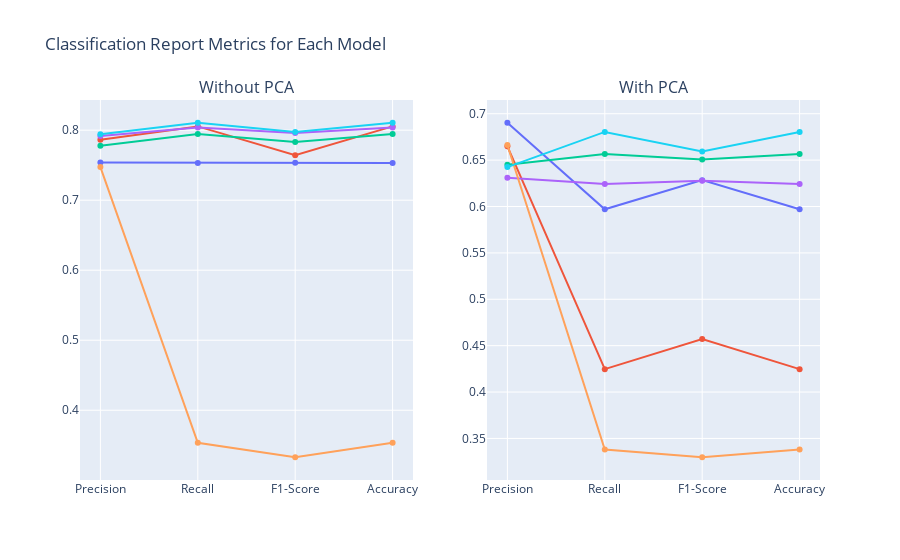

Notebook cell for this chart:
### Code cell
bump_data = report_df.reset_index().melt(id_vars='index', var_name='Metric', value_name='Score')
bump_data.rename(columns={'index': 'Model'}, inplace=True)
fig = px.line(bump_data, x='Metric', y='Score', color='Model', markers=True, line_shape='linear')
fig.update_layout(title='Classification Report Metrics for Each Model', xaxis_title='Metric', yaxis_title='Score')
bump_data_pca = report_df_pca.reset_index().melt(id_vars='index', var_name='Metric', value_name='Score')
bump_data_pca.rename(columns={'index': 'Model'}, inplace=True)
fig_pca = px.line(bump_data_pca, x='Metric', y='Score', color='Model', markers=True, line_shape='linear')
fig_pca.update_layout(title='Classification Report Metrics for Each Model (With PCA)', xaxis_title='Metric', yaxis_title='Score')


fig_combined = make_subplots(rows=1, cols=2, subplot_titles=('Without PCA', 'With PCA'))

for trace in fig.data:
    fig_combined.add_trace(trace, row=1, col=1)

for trace in fig_pca.data:
    fig_combined.add_trace(trace, row=1, col=2)

fig_combined.update_layout(title_text='Classification Report Metrics for Each Model', showlegend=False)
fig_combined.show()

### Figure 1 — Plotly figure (JSON) as saved in the notebook; plotly's stock layout.template omitted (floating-point values rounded to 4 significant figures)
{"data": [{"hovertemplate": "Model=KNN<br>Metric=%{x}<br>Score=%{y}<extra></extra>", "legendgroup": "KNN", "line": {"color": "#636efa", "dash": "solid", "shape": "linear"}, "marker": {"symbol": "circle"}, "mode": "lines+markers", "name": "KNN", "orientation": "v", "showlegend": true, "type": "scatter", "x": ["Precision", "Recall", "F1-Score", "Accuracy"], "xaxis": "x", "y": [0.7537, 0.7532, 0.7535, 0.7532], "yaxis": "y"}, {"hovertemplate": "Model=SVM<br>Metric=%{x}<br>Score=%{y}<extra></extra>", "legendgroup": "SVM", "line": {"color": "#EF553B", "dash": "solid", "shape": "linear"}, "marker": {"symbol": "circle"}, "mode": "lines+markers", "name": "SVM", "orientation": "v", "showlegend": true, "type": "scatter", "x": ["Precision", "Recall", "F1-Score", "Accuracy"], "xaxis": "x", "y": [0.7863, 0.8054, 0.7641, 0.8054], "yaxis": "y"}, {"hovertemplate": "Model=Decision Tree<br>Metric=%{x}<br>Score=%{y}<extra></extra>", "legendgroup": "Decision Tree", "line": {"color": "#00cc96", "dash": "solid", "shape": "linear"}, "marker": {"symbol": "circle"}, "mode": "lines+markers", "name": "Decision Tree", "orientation": "v", "showlegend": true, "type": "scatter", "x": ["Precision", "Recall", "F1-Score", "Accuracy"], "xaxis": "x", "y": [0.7777, 0.7946, 0.783, 0.7946], "yaxis": "y"}, {"hovertemplate": "Model=Random Forest<br>Metric=%{x}<br>Score=%{y}<extra></extra>", "legendgroup": "Random Forest", "line": {"color": "#ab63fa", "dash": "solid", "shape": "linear"}, "marker": {"symbol": "circle"}, "mode": "lines+markers", "name": "Random Forest", "orientation": "v", "showlegend": true, "type": "scatter", "x": ["Precision", "Recall", "F1-Score", "Accuracy"], "xaxis": "x", "y": [0.7917, 0.8038, 0.796, 0.8038], "yaxis": "y"}, {"hovertemplate": "Model=Naive Bayes<br>Metric=%{x}<br>Score=%{y}<extra></extra>", "legendgroup": "Naive Bayes", "line": {"color": "#FFA15A", "dash": "solid", "shape": "linear"}, "marker": {"symbol": "circle"}, "mode": "lines+markers", "name": "Naive Bayes", "orientation": "v", "showlegend": true, "type": "scatter", "x": ["Precision", "Recall", "F1-Score", "Accuracy"], "xaxis": "x", "y": [0.7473, 0.3534, 0.3329, 0.3534], "yaxis": "y"}, {"hovertemplate": "Model=Gradient Boosting<br>Metric=%{x}<br>Score=%{y}<extra></extra>", "legendgroup": "Gradient Boosting", "line": {"color": "#19d3f3", "dash": "solid", "shape": "linear"}, "marker": {"symbol": "circle"}, "mode": "lines+markers", "name": "Gradient Boosting", "orientation": "v", "showlegend": true, "type": "scatter", "x": ["Precision", "Recall", "F1-Score", "Accuracy"], "xaxis": "x", "y": [0.7941, 0.8106, 0.7974, 0.8106], "yaxis": "y"}, {"hovertemplate": "Model=KNN<br>Metric=%{x}<br>Score=%{y}<extra></extra>", "legendgroup": "KNN", "line": {"color": "#636efa", "dash": "solid", "shape": "linear"}, "marker": {"symbol": "circle"}, "mode": "lines+markers", "name": "KNN", "orientation": "v", "showlegend": true, "type": "scatter", "x": ["Precision", "Recall", "F1-Score", "Accuracy"], "xaxis": "x2", "y": [0.6903, 0.597, 0.6284, 0.597], "yaxis": "y2"}, {"hovertemplate": "Model=SVM<br>Metric=%{x}<br>Score=%{y}<extra></extra>", "legendgroup": "SVM", "line": {"color": "#EF553B", "dash": "solid", "shape": "linear"}, "marker": {"symbol": "circle"}, "mode": "lines+markers", "name": "SVM", "orientation": "v", "showlegend": true, "type": "scatter", "x": ["Precision", "Recall", "F1-Score", "Accuracy"], "xaxis": "x2", "y": [0.6649, 0.4247, 0.4573, 0.4247], "yaxis": "y2"}, {"hovertemplate": "Model=Decision Tree<br>Metric=%{x}<br>Score=%{y}<extra></extra>", "legendgroup": "Decision Tree", "line": {"color": "#00cc96", "dash": "solid", "shape": "linear"}, "marker": {"symbol": "circle"}, "mode": "lines+markers", "name": "Decision Tree", "orientation": "v", "showlegend": true, "type": "scatter", "x": ["Precision", "Recall", "F1-Score", "Accuracy"], "xaxis": "x2", "y": [0.6451, 0.6567, 0.6507, 0.6567], "yaxis": "y2"}, {"hovertemplate": "Model=Random Forest<br>Metric=%{x}<br>Score=%{y}<extra></extra>", "legendgroup": "Random Forest", "line": {"color": "#ab63fa", "dash": "solid", "shape": "linear"}, "marker": {"symbol": "circle"}, "mode": "lines+markers", "name": "Random Forest", "orientation": "v", "showlegend": true, "type": "scatter", "x": ["Precision", "Recall", "F1-Score", "Accuracy"], "xaxis": "x2", "y": [0.6311, 0.6243, 0.6276, 0.6243], "yaxis": "y2"}, {"hovertemplate": "Model=Naive Bayes<br>Metric=%{x}<br>Score=%{y}<extra></extra>", "legendgroup": "Naive Bayes", "line": {"color": "#FFA15A", "dash": "solid", "shape": "linear"}, "marker": {"symbol": "circle"}, "mode": "lines+markers", "name": "Naive Bayes", "orientation": "v", "showlegend": true, "type": "scatter", "x": ["Precision", "Recall", "F1-Score", "Accuracy"], "xaxis": "x2", "y": [0.6663, 0.338, 0.3297, 0.338], "yaxis": "y2"}, {"hovertemplate": "Model=Gradient Boosting<br>Metric=%{x}<br>Score=%{y}<extra></extra>", "legendgroup": "Gradient Boosting", "line": {"color": "#19d3f3", "dash": "solid", "shape": "linear"}, "marker": {"symbol": "circle"}, "mode": "lines+markers", "name": "Gradient Boosting", "orientation": "v", "showlegend": true, "type": "scatter", "x": ["Precision", "Recall", "F1-Score", "Accuracy"], "xaxis": "x2", "y": [0.6424, 0.6804, 0.6594, 0.6804], "yaxis": "y2"}], "layout": {"annotations": [{"font": {"size": 16}, "showarrow": false, "text": "Without PCA", "x": 0.225, "xanchor": "center", "xref": "paper", "y": 1, "yanchor": "bottom", "yref": "paper"}, {"font": {"size": 16}, "showarrow": false, "text": "With PCA", "x": 0.775, "xanchor": "center", "xref": "paper", "y": 1, "yanchor": "bottom", "yref": "paper"}], "showlegend": false, "title": {"text": "Classification Report Metrics for Each Model"}, "xaxis": {"anchor": "y", "domain": [0, 0.45]}, "xaxis2": {"anchor": "y2", "domain": [0.55, 1]}, "yaxis": {"anchor": "x", "domain": [0, 1]}, "yaxis2": {"anchor": "x2", "domain": [0, 1]}}}
